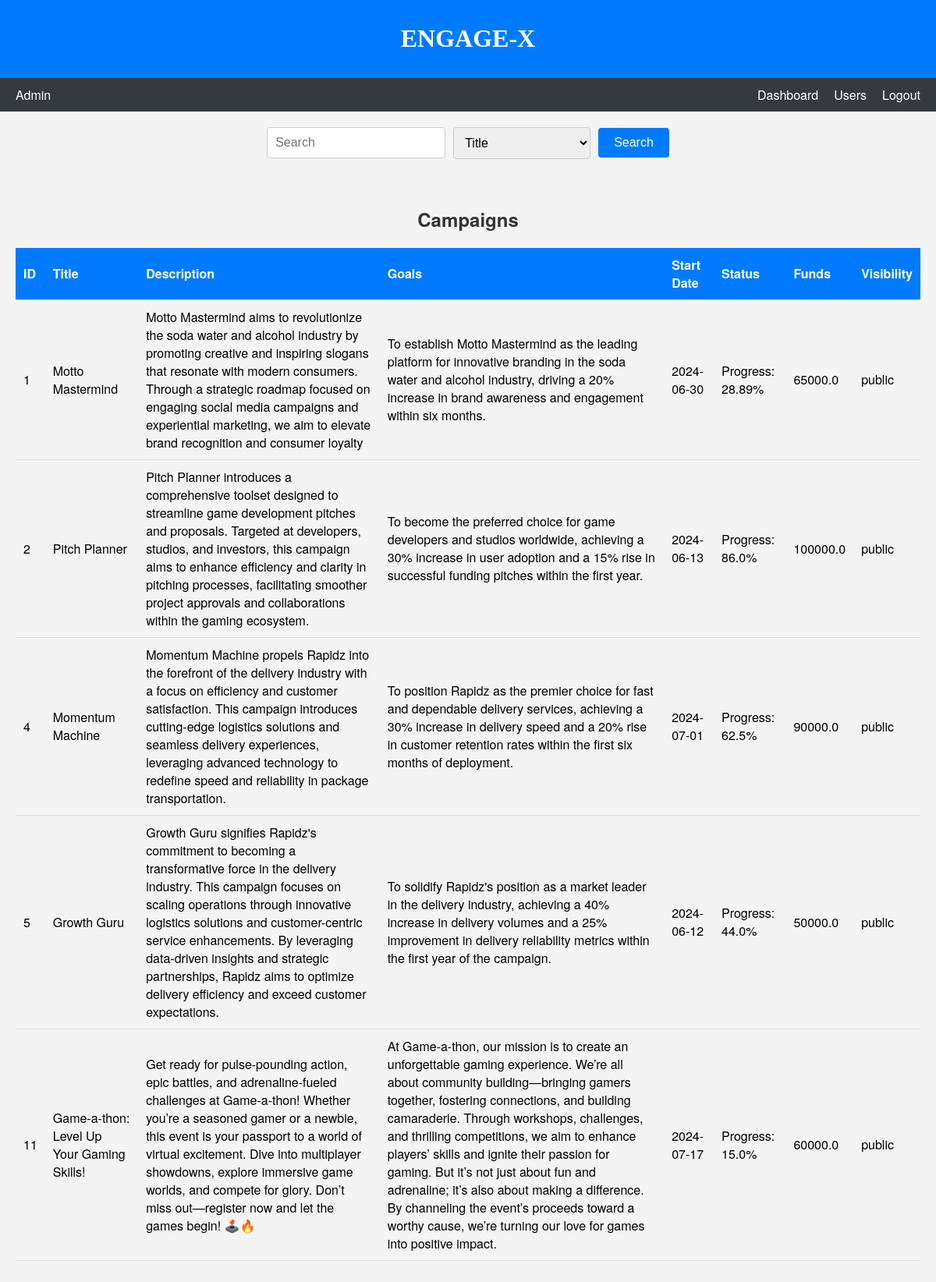
Screenshot of /show_campaigns/active with the database file from the repository.
### models.py (models this page shows)
class Campaign(db.Model):
    __tablename__ = "campaign"
    id = db.Column(db.Integer, primary_key=True, autoincrement=True)
    sponsor_id = db.Column(db.Integer, db.ForeignKey("user.id"), nullable=False)
    title = db.Column(db.String, nullable=False)
    description = db.Column(db.String, nullable=False)
    goals = db.Column(db.Text, nullable=False)
    start_date = db.Column(db.String, nullable=False)
    days = db.Column(db.Integer, nullable=False)
    funds = db.Column(db.Float, nullable=False)
    visibility = db.Column(db.String, nullable=False)  # public or private
    sponsor = db.relationship('User', back_populates='campaigns')
    ad_requests = db.relationship('AdRequest', back_populates='campaign')
    def get_end_date(self):
        start_date_obj = datetime.strptime(self.start_date, "%Y-%m-%d")
        end_date_obj = start_date_obj + timedelta(days=self.days)
        return end_date_obj.strftime("%Y-%m-%d")
    def get_progress(self):
        start_date_obj = datetime.strptime(self.start_date, "%Y-%m-%d")
        today = datetime.today()
        elapsed_days = (today - start_date_obj).days
        progress = "{:.2f}".format((elapsed_days / self.days) * 100)  # Format progress to 2 decimal places
        progress = min(max(float(progress), 0), 100)  # Ensure progress is between 0 and 100
        return progress

### app.py (the view)
@app.route('/show_campaigns/<type>')
def show_campaigns(type):
    if type == 'all':
        campaigns = Campaign.query.all()
    elif type == 'active':
        today = datetime.today()
        temp = Campaign.query.all()
        for campaign in temp:
            campaign.end_date = campaign.get_end_date()
            campaign.progress = campaign.get_progress()
        campaigns = [campaign for campaign in temp if datetime.strptime(campaign.start_date, "%Y-%m-%d")
                     <= today <= datetime.strptime(campaign.end_date, "%Y-%m-%d")]
    elif type == 'public':
        campaigns = Campaign.query.filter(Campaign.visibility == 'public').all()
    elif type == 'private':
        campaigns = Campaign.query.filter(Campaign.visibility == 'private').all()
    for campaign in campaigns:
        campaign.end_date = campaign.get_end_date()
        campaign.progress = campaign.get_progress()
    today_date = datetime.today().strftime("%Y-%m-%d")
    return rt('campaigns.html', campaigns=campaigns, today_date = today_date)

### templates/campaigns.html (shortened to what this page needs)
<!DOCTYPE html>
<html lang="en">
<head>
    <link rel="stylesheet" href="/static/css/admin_dashboard.css">
</head>
<body>
    <header>
        <h1>ENGAGE-X</h1>
    </header>
    <nav class="navbar">
        <div class="navbar-left">
            <span>Admin</span>
        </div>
        <div class="navbar-right">
            <a href="{{ url_for('admin_dashboard') }}">Dashboard</a>
            <a href="{{ url_for('show_users', type='all') }}">Users</a>
            <a href="{{ url_for('logout') }}">Logout</a>
        </div>
    </nav>
    <div id="search-bar" class="search-bar">
        <form action="{{ url_for('search_admin') }}" method="POST">
            <input type="text" name="search-input" placeholder="Search" id="search-input">
            <select name="tag" id="tag">
                <option value="title">Title</option>
            </select>
            <button id="search-button">Search</button>
        </form>
    </div>
    <section id="campaigns-section">
        <h2>{{ type|capitalize }} Campaigns</h2>
        <table>
            <thead>
                <tr>
                    <th>ID</th>
                    <th>Title</th>
                    <th>Description</th>
                    <th>Goals</th>
                    <th>Start Date</th>
                    <th>Status</th>
                    <th>Funds</th>
                    <th>Visibility</th>
                </tr>
            </thead>
            <tbody>
                {% for campaign in campaigns %}
                <tr>
                    <td>{{ campaign.id }}</td>
                    <td>{{ campaign.title }}</td>
                    <td>{{ campaign.description }}</td>
                    <td>{{ campaign.goals }}</td>
                    <td>{{ campaign.start_date }}</td>
                    <td>
                        Progress: {{ campaign.progress }}%
                    </td>
                    <td>{{ campaign.funds }}</td>
                    <td>{{ campaign.visibility }}</td>
                </tr>
                {% endfor %}
            </tbody>
        </table>
    </section>
</body>
</html>

### static/css/admin_dashboard.css (style rules this page uses)
body { font-family: 'Helvetica Neue', sans-serif; margin: 0; padding: 0; background-color: #f4f4f4; }
header { font-family: stylish; background-color: #007bff; color: white; padding: 10px 20px; text-align: center; }
.navbar { display: flex; justify-content: space-between; background-color: #343a40; color: white; padding: 10px 20px; }
.navbar-left { display: flex; align-items: center; }
.navbar-right { display: flex; align-items: center; }
.navbar-right a { color: white; text-decoration: none; margin-left: 20px; }
.search-bar { margin: 20px; display: flex; justify-content: center; align-items: center; }
.search-bar form { display: flex; align-items: center; }
#search-input { padding: 10px; font-size: 16px; border: 1px solid #ccc; border-radius: 4px; margin-right: 10px; }
#tag { padding: 10px; font-size: 16px; border: 1px solid #ccc; border-radius: 4px; margin-right: 10px; }
#search-button { padding: 10px 20px; font-size: 16px; background-color: #007bff; color: white; border: none; border-radius: 4px; cursor: pointer; }
#campaigns-section { padding: 20px; text-align: center; }
#campaigns-section h2 { color: #333; margin-bottom: 20px; }
#campaigns-section table { width: 100%; border-collapse: collapse; margin: 20px 0; }
#campaigns-section th, #campaigns-section td { padding: 10px; text-align: left; border-bottom: 1px solid #ddd; }
#campaigns-section th { background-color: #007bff; color: white; }

### rows the page displays
Campaign: id "1", title "Motto Mastermind", description "Motto Mastermind aims to revolutionize the soda water and alcohol industry by promoting creative and inspiring slogans that resonate with modern consumers. Through a strategic roadmap focused on engaging social media campaigns and experiential marketing, we aim to elevate brand recognition and consumer loyalty", goals "To establish Motto Mastermind as the leading platform for innovative branding in the soda water and alcohol industry, driving a 20% increase in brand awareness and engagement within six months.", start_date "2024-06-30", progress "28.89", funds "65000.0", visibility "public"
Campaign: id "2", title "Pitch Planner", description "Pitch Planner introduces a comprehensive toolset designed to streamline game development pitches and proposals. Targeted at developers, studios, and investors, this campaign aims to enhance efficiency and clarity in pitching processes, facilitating smoother project approvals and collaborations within the gaming ecosystem.", goals "To become the preferred choice for game developers and studios worldwide, achieving a 30% increase in user adoption and a 15% rise in successful funding pitches within the first year.", start_date "2024-06-13", progress "86.0", funds "100000.0", visibility "public"
Campaign: id "4", title "Momentum Machine", description "Momentum Machine propels Rapidz into the forefront of the delivery industry with a focus on efficiency and customer satisfaction. This campaign introduces cutting-edge logistics solutions and seamless delivery experiences, leveraging advanced technology to redefine speed and reliability in package transportation.", goals "To position Rapidz as the premier choice for fast and dependable delivery services, achieving a 30% increase in delivery speed and a 20% rise in customer retention rates within the first six months of deployment.", start_date "2024-07-01", progress "62.5", funds "90000.0", visibility "public"
Campaign: id "5", title "Growth Guru", description "Growth Guru signifies Rapidz's commitment to becoming a transformative force in the delivery industry. This campaign focuses on scaling operations through innovative logistics solutions and customer-centric service enhancements. By leveraging data-driven insights and strategic partnerships, Rapidz aims to optimize delivery efficiency and exceed customer expectations.", goals "To solidify Rapidz's position as a market leader in the delivery industry, achieving a 40% increase in delivery volumes and a 25% improvement in delivery reliability metrics within the first year of the campaign.", start_date "2024-06-12", progress "44.0", funds "50000.0", visibility "public"
Campaign: id "11", title "Game-a-thon: Level Up Your Gaming Skills!", description "Get ready for pulse-pounding action, epic battles, and adrenaline-fueled challenges at Game-a-thon! Whether you’re a seasoned gamer or a newbie, this event is your passport to a world of virtual excitement. Dive into multiplayer showdowns, explore immersive game worlds, and compete for glory. Don’t miss out—register now and let the games begin! 🕹️🔥", goals "At Game-a-thon, our mission is to create an unforgettable gaming experience. We’re all about community building—bringing gamers together, fostering connections, and building camaraderie. Through workshops, challenges, and thrilling competitions, we aim to enhance players’ skills and ignite their passion for gaming. But it’s not just about fun and adrenaline; it’s also about making a difference. By channeling the event’s proceeds toward a worthy cause, we’re turning our love for games into positive impact.", start_date "2024-07-17", progress "15.0", funds "60000.0", visibility "public"
